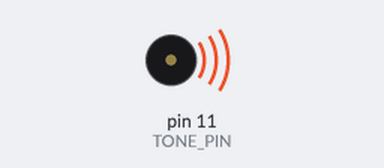
The sketch below on a simulated Arduino Uno, built with avr-gcc and run on an emulated ATmega328P. On the bench: buzzer (waves = sounding).

Above: at 0.1 s.
At 28.76 s:
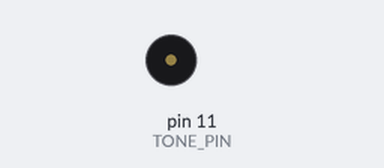
Timing chart, 0 to 40.0 s (numbered marks = the images above):
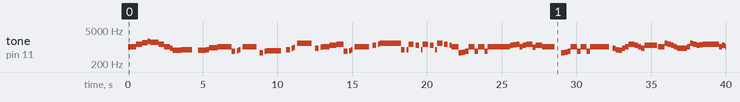

The sketch:

musik.ino
```cpp
// A fun sketch to demonstrate the use of the Tone library.
// By Brett Hagman
// bhagman@roguerobotics.com
// www.roguerobotics.com

// To mix the output of the signals to output to a small speaker (i.e. 8 Ohms or higher),
// simply use 1K Ohm resistors from each output pin and tie them together at the speaker.
// Don't forget to connect the other side of the speaker to ground!

// You can get more RTTTL (RingTone Text Transfer Language) songs from
// http://code.google.com/p/rogue-code/wiki/ToneLibraryDocumentation

#define OCTAVE_OFFSET 0
#define TONE_PIN 11

#define NOTE_C4  262
#define NOTE_CS4 277
#define NOTE_D4  294
#define NOTE_DS4 311
#define NOTE_E4  330
#define NOTE_F4  349
#define NOTE_FS4 370
#define NOTE_G4  392
#define NOTE_GS4 415
#define NOTE_A4  440
#define NOTE_AS4 466
#define NOTE_B4  494
#define NOTE_C5  523
#define NOTE_CS5 554
#define NOTE_D5  587
#define NOTE_DS5 622
#define NOTE_E5  659
#define NOTE_F5  698
#define NOTE_FS5 740
#define NOTE_G5  784
#define NOTE_GS5 831
#define NOTE_A5  880
#define NOTE_AS5 932
#define NOTE_B5  988
#define NOTE_C6  1047
#define NOTE_CS6 1109
#define NOTE_D6  1175
#define NOTE_DS6 1245
#define NOTE_E6  1319
#define NOTE_F6  1397
#define NOTE_FS6 1480
#define NOTE_G6  1568
#define NOTE_GS6 1661
#define NOTE_A6  1760
#define NOTE_AS6 1865
#define NOTE_B6  1976
#define NOTE_C7  2093
#define NOTE_CS7 2217
#define NOTE_D7  2349
#define NOTE_DS7 2489
#define NOTE_E7  2637
#define NOTE_F7  2794
#define NOTE_FS7 2960
#define NOTE_G7  3136
#define NOTE_GS7 3322
#define NOTE_A7  3520
#define NOTE_AS7 3729
#define NOTE_B7  3951

int notes[] = { 0,
NOTE_C4, NOTE_CS4, NOTE_D4, NOTE_DS4, NOTE_E4, NOTE_F4, NOTE_FS4, NOTE_G4, NOTE_GS4, NOTE_A4, NOTE_AS4, NOTE_B4,
NOTE_C5, NOTE_CS5, NOTE_D5, NOTE_DS5, NOTE_E5, NOTE_F5, NOTE_FS5, NOTE_G5, NOTE_GS5, NOTE_A5, NOTE_AS5, NOTE_B5,
NOTE_C6, NOTE_CS6, NOTE_D6, NOTE_DS6, NOTE_E6, NOTE_F6, NOTE_FS6, NOTE_G6, NOTE_GS6, NOTE_A6, NOTE_AS6, NOTE_B6,
NOTE_C7, NOTE_CS7, NOTE_D7, NOTE_DS7, NOTE_E7, NOTE_F7, NOTE_FS7, NOTE_G7, NOTE_GS7, NOTE_A7, NOTE_AS7, NOTE_B7
};

char *TheSimpsons = "d=4,o=5,b=160:c.6,e6,f#6,8a6,g.6,e6,c6,8a,8f#,8f#,8f#,2g,8p,8p,8f#,8f#,8f#,8g,a#.,8c6,8c6,8c6,c6";
char *Indiana = "d=4,o=5,b=250:e,8p,8f,8g,8p,1c6,8p.,d,8p,8e,1f,p.,g,8p,8a,8b,8p,1f6,p,a,8p,8b,2c6,2d6,2e6,e,8p,8f,8g,8p,1c6,p,d6,8p,8e6,1f.6,g,8p,8g,e.6,8p,d6,8p,8g,e.6,8p,d6,8p,8g,f.6,8p,e6,8p,8d6,2c6";
char *Entertainer = "d=4,o=5,b=140:8d,8d#,8e,c6,8e,c6,8e,2c.6,8c6,8d6,8d#6,8e6,8c6,8d6,e6,8b,d6,2c6,p,8d,8d#,8e,c6,8e,c6,8e,2c.6,8p,8a,8g,8f#,8a,8c6,e6,8d6,8c6,8a,2d6";
char *Looney = "d=4,o=5,b=140:32p,c6,8f6,8e6,8d6,8c6,a.,8c6,8f6,8e6,8d6,8d#6,e.6,8e6,8e6,8c6,8d6,8c6,8e6,8c6,8d6,8a,8c6,8g,8a#,8a,8f";
char *Bond = "d=4,o=5,b=80:32p,16c#6,32d#6,32d#6,16d#6,8d#6,16c#6,16c#6,16c#6,16c#6,32e6,32e6,16e6,8e6,16d#6,16d#6,16d#6,16c#6,32d#6,32d#6,16d#6,8d#6,16c#6,16c#6,16c#6,16c#6,32e6,32e6,16e6,8e6,16d#6,16d6,16c#6,16c#7,c.7,16g#6,16f#6,g#.6";
char *MASH = "d=8,o=5,b=140:4a,4g,f#,g,p,f#,p,g,p,f#,p,2e.,p,f#,e,4f#,e,f#,p,e,p,4d.,p,f#,4e,d,e,p,d,p,e,p,d,p,2c#.,p,d,c#,4d,c#,d,p,e,p,4f#,p,a,p,4b,a,b,p,a,p,b,p,2a.,4p,a,b,a,4b,a,b,p,2a.,a,4f#,a,b,p,d6,p,4e.6,d6,b,p,a,p,2b";
char *StarWars = "d=4,o=5,b=45:32p,32f#,32f#,32f#,8b.,8f#.6,32e6,32d#6,32c#6,8b.6,16f#.6,32e6,32d#6,32c#6,8b.6,16f#.6,32e6,32d#6,32e6,8c#.6,32f#,32f#,32f#,8b.,8f#.6,32e6,32d#6,32c#6,8b.6,16f#.6,32e6,32d#6,32c#6,8b.6,16f#.6,32e6,32d#6,32e6,8c#6";
char *GoodBad = "d=4,o=5,b=56:32p,32a#,32d#6,32a#,32d#6,8a#.,16f#.,16g#.,d#,32a#,32d#6,32a#,32d#6,8a#.,16f#.,16g#.,c#6,32a#,32d#6,32a#,32d#6,8a#.,16f#.,32f.,32d#.,c#,32a#,32d#6,32a#,32d#6,8a#.,16g#.,d#";
char *TopGun = "d=4,o=4,b=31:32p,16c#,16g#,16g#,32f#,32f,32f#,32f,16d#,16d#,32c#,32d#,16f,32d#,32f,16f#,32f,32c#,16f,d#,16c#,16g#,16g#,32f#,32f,32f#,32f,16d#,16d#,32c#,32d#,16f,32d#,32f,16f#,32f,32c#,g#";
char *ATeam = "d=8,o=5,b=125:4d#6,a#,2d#6,16p,g#,4a#,4d#.,p,16g,16a#,d#6,a#,f6,2d#6,16p,c#.6,16c6,16a#,g#.,2a#";
char *Flinstones = "d=4,o=5,b=40:32p,16f6,16a#,16a#6,32g6,16f6,16a#.,16f6,32d#6,32d6,32d6,32d#6,32f6,16a#,16c6,d6,16f6,16a#.,16a#6,32g6,16f6,16a#.,32f6,32f6,32d#6,32d6,32d6,32d#6,32f6,16a#,16c6,a#,16a6,16d.6,16a#6,32a6,32a6,32g6,32f#6,32a6,8g6,16g6,16c.6,32a6,32a6,32g6,32g6,32f6,32e6,32g6,8f6,16f6,16a#.,16a#6,32g6,16f6,16a#.,16f6,32d#6,32d6,32d6,32d#6,32f6,16a#,16c.6,32d6,32d#6,32f6,16a#,16c.6,32d6,32d#6,32f6,16a#6,16c7,8a#.6";
char *Jeopardy = "d=4,o=6,b=125:c,f,c,f5,c,f,2c,c,f,c,f,a.,8g,8f,8e,8d,8c#,c,f,c,f5,c,f,2c,f.,8d,c,a#5,a5,g5,f5,p,d#,g#,d#,g#5,d#,g#,2d#,d#,g#,d#,g#,c.7,8a#,8g#,8g,8f,8e,d#,g#,d#,g#5,d#,g#,2d#,g#.,8f,d#,c#,c,p,a#5,p,g#.5,d#,g#";
char *MahnaMahna = "d=16,o=6,b=125:c#,c.,b5,8a#.5,8f.,4g#,a#,g.,4d#,8p,c#,c.,b5,8a#.5,8f.,g#.,8a#.,4g,8p,c#,c.,b5,8a#.5,8f.,4g#,f,g.,8d#.,f,g.,8d#.,f,8g,8d#.,f,8g,d#,8c,a#5,8d#.,8d#.,4d#,8d#.";
char *MissionImp = "d=16,o=6,b=95:32d,32d#,32d,32d#,32d,32d#,32d,32d#,32d,32d,32d#,32e,32f,32f#,32g,g,8p,g,8p,a#,p,c7,p,g,8p,g,8p,f,p,f#,p,g,8p,g,8p,a#,p,c7,p,g,8p,g,8p,f,p,f#,p,a#,g,2d,32p,a#,g,2c#,32p,a#,g,2c,a#5,8c,2p,32p,a#5,g5,2f#,32p,a#5,g5,2f,32p,a#5,g5,2e,d#,8d";
char *KnightRider = "d=4,o=5,b=125:16e,16p,16f,16e,16e,16p,16e,16e,16f,16e,16e,16e,16d#,16e,16e,16e,16e,16p,16f,16e,16e,16p,16f,16e,16f,16e,16e,16e,16d#,16e,16e,16e,16d,16p,16e,16d,16d,16p,16e,16d,16e,16d,16d,16d,16c,16d,16d,16d,16d,16p,16e,16d,16d,16p,16e,16d,16e,16d,16d,16d,16c,16d,16d,16d";

void setup(void){
  pinMode(11,OUTPUT);
  digitalWrite(11,LOW);
}
void loop(void)
{
  play_(TheSimpsons);
  delay(10);
  play_(Indiana);
   delay(10);

  play_(Entertainer);
    delay(10);

  play_(Looney);
    delay(10);

  play_(Bond);
    delay(10);

  play_(MASH);
    delay(10);

  play_(StarWars);
    delay(10);

  play_(GoodBad);
    delay(10);

  play_(TopGun);
    delay(10);

  play_(ATeam);
    delay(10);

  play_(Flinstones);
    delay(10);

  play_(Jeopardy);
    delay(10);

  play_(MahnaMahna);
    delay(10);

  play_(MissionImp);
    delay(10);

  play_(KnightRider);
    delay(10);


}


#define isdigit(n) (n >= '0' && n <= '9')

void play_(char *p)
{
  // Absolutely no error checking in here

  byte default_dur = 4;
  byte default_oct = 6;
  int bpm = 63;
  int num;
  long wholenote;
  long duration;
  byte note;
  byte scale;

  // format: d=N,o=N,b=NNN:

  // get default duration
  if(*p == 'd')
  {
    p++; p++;              // skip "d="
    num = 0;
    while(isdigit(*p))
    {
      num = (num * 10) + (*p++ - '0');
    }
    if(num > 0) default_dur = num;
    p++;                   // skip comma
  }


  // get default octave
  if(*p == 'o')
  {
    p++; p++;              // skip "o="
    num = *p++ - '0';
    if(num >= 3 && num <=7) default_oct = num;
    p++;                   // skip comma
  }


  // get BPM
  if(*p == 'b')
  {
    p++; p++;              // skip "b="
    num = 0;
    while(isdigit(*p))
    {
      num = (num * 10) + (*p++ - '0');
    }
    bpm = num;
    p++;                   // skip colon
  }


  // BPM usually expresses the number of quarter notes per minute
  wholenote = (60 * 1000L / bpm) * 4;  // this is the time for whole note (in milliseconds)


  // now begin note loop
  while(*p)
  {
    // first, get note duration, if available
    num = 0;
    while(isdigit(*p))
    {
      num = (num * 10) + (*p++ - '0');
    }

    if(num) duration = wholenote / num;
    else duration = wholenote / default_dur;  // we will need to check if we are a dotted note after

    // now get the note
    note = 0;

    switch(*p)
    {
      case 'c':
        note = 1;
        break;
      case 'd':
        note = 3;
        break;
      case 'e':
        note = 5;
        break;
      case 'f':
        note = 6;
        break;
      case 'g':
        note = 8;
        break;
      case 'a':
        note = 10;
        break;
      case 'b':
        note = 12;
        break;
      case 'p':
      default:
        note = 0;
    }
    p++;

    // now, get optional '#' sharp
    if(*p == '#')
    {
      note++;
      p++;
    }

    // now, get optional '.' dotted note
    if(*p == '.')
    {
      duration += duration/2;
      p++;
    }

    // now, get scale
    if(isdigit(*p))
    {
      scale = *p - '0';
      p++;
    }
    else
    {
      scale = default_oct;
    }

    scale += OCTAVE_OFFSET;

    if(*p == ',')
      p++;       // skip comma for next note (or we may be at the end)
    // now play the note
    if(note)
    {
      tone(TONE_PIN, notes[(scale - 4) * 12 + note]);
      delay(duration);
      noTone(TONE_PIN);
    }
    else
    {
      delay(duration);
    }
  }
}
```

Measured:
- by itself, tone on pin 11 (TONE_PIN): plays 1047 Hz for 0.56 s, 1319 Hz for 0.38 s, 1480 Hz for 0.38 s, 1760 Hz for 0.19 s, 1568 Hz for 0.56 s, 1319 Hz for 0.38 s … (99 notes in this stretch)
